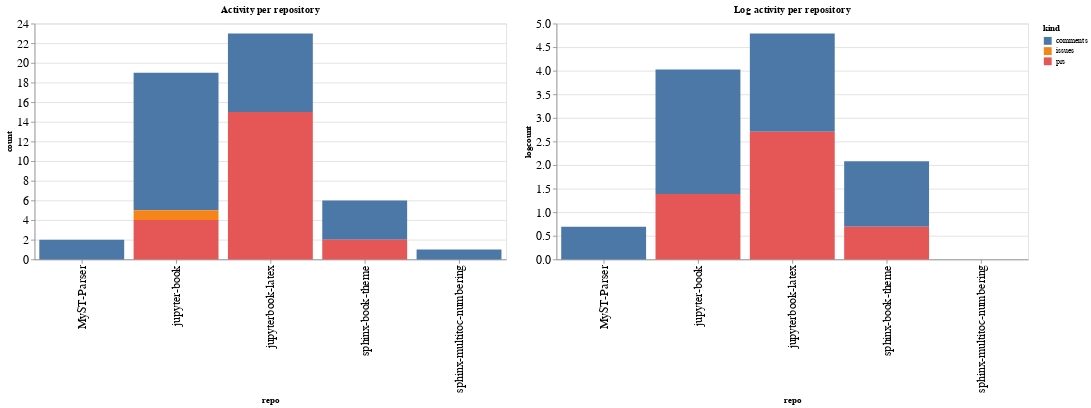

Notebook code cell kept with this figure:
### Code cell
ch1 = alt.Chart(repo_summaries, width=600, title="Activity per repository").mark_bar().encode(
    x='repo',
    y='count',
    color='kind',
    tooltip="kind"
)

ch2 = alt.Chart(repo_summaries, width=600, title="Log activity per repository").mark_bar().encode(
    x='repo',
    y='logcount',
    color='kind',
    tooltip="kind"
)

ch1 | ch2

### Figure 1 — Vega-Lite specification as saved in the notebook (floating-point values rounded to 4 significant figures)
{"config": {"axisLeft": {"labelFontSize": 15}, "axisBottom": {"labelFontSize": 15}}, "hconcat": [{"mark": "bar", "encoding": {"color": {"type": "nominal", "field": "kind"}, "tooltip": {"type": "nominal", "field": "kind"}, "x": {"type": "nominal", "field": "repo"}, "y": {"type": "quantitative", "field": "count"}}, "title": "Activity per repository", "width": 600}, {"mark": "bar", "encoding": {"color": {"type": "nominal", "field": "kind"}, "tooltip": {"type": "nominal", "field": "kind"}, "x": {"type": "nominal", "field": "repo"}, "y": {"type": "quantitative", "field": "logcount"}}, "title": "Log activity per repository", "width": 600}], "data": {"name": "data-19e8c0eaa9ad8e8c47a87aff97ea1371"}, "$schema": "https://vega.github.io/schema/vega-lite/v4.8.1.json", "datasets": {"data-19e8c0eaa9ad8e8c47a87aff97ea1371": [{"repo": "MyST-Parser", "kind": "comments", "count": 2, "logcount": 0.6931}, {"repo": "jupyter-book", "kind": "comments", "count": 14, "logcount": 2.639}, {"repo": "jupyter-book", "kind": "issues", "count": 1, "logcount": 0.0}, {"repo": "jupyter-book", "kind": "prs", "count": 4, "logcount": 1.386}, {"repo": "jupyterbook-latex", "kind": "comments", "count": 8, "logcount": 2.079}, {"repo": "jupyterbook-latex", "kind": "prs", "count": 15, "logcount": 2.708}, {"repo": "sphinx-book-theme", "kind": "comments", "count": 4, "logcount": 1.386}, {"repo": "sphinx-book-theme", "kind": "prs", "count": 2, "logcount": 0.6931}, {"repo": "sphinx-multitoc-numbering", "kind": "comments", "count": 1, "logcount": 0.0}]}}
